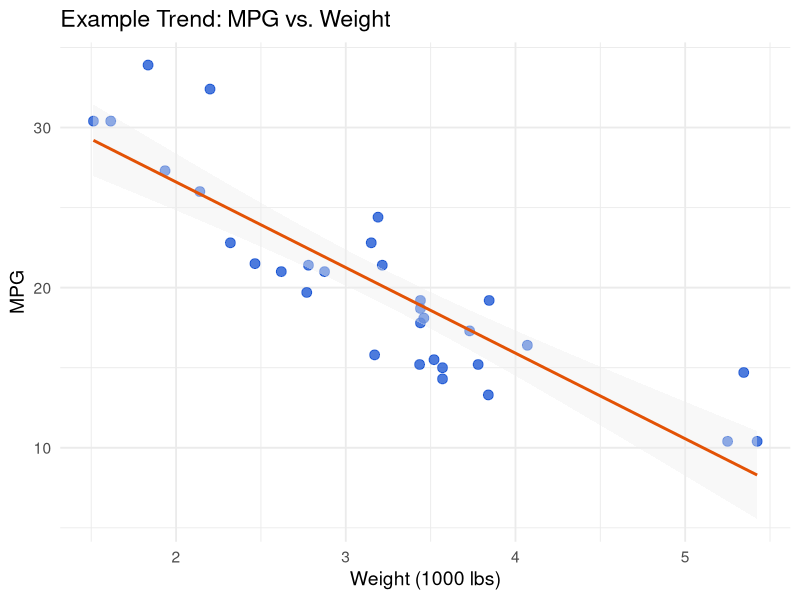

Source code (R):
## ---- chunk 1
knitr::opts_chunk$set(echo = FALSE)
## ---- chunk 2
# The engine behind the dashboard's trend lines
fit <- lm(mpg ~ hp, data = mtcars)
round(coef(summary(fit)), 4) 
## ---- chunk 3
summary(mtcars$mpg)  # Backend logic executed during user interaction
## ---- chunk 4
library(ggplot2)
ggplot(mtcars, aes(x = wt, y = mpg)) + geom_point(color = "#0043CE", size = 3, alpha = 0.7) +
  geom_smooth(method = "lm", formula = y ~ x, color = "#E35205", fill = "#eeeeee") +
  theme_minimal(base_size = 14) + labs(title = "Example Trend: MPG vs. Weight", x = "Weight (1000 lbs)", y = "MPG")
